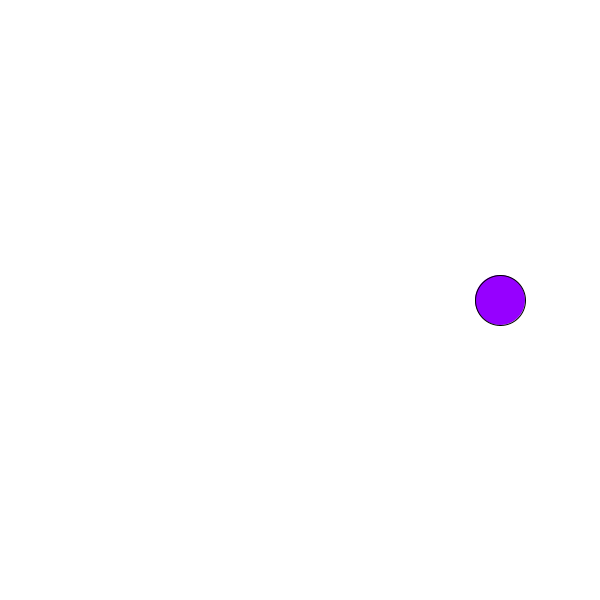
Frame 1 (no input)
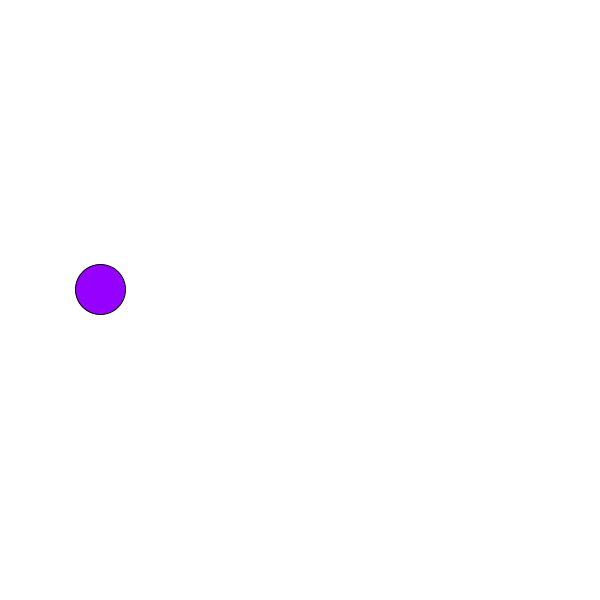
Frame 60 (the mouse pressed at the canvas centre just before this capture)
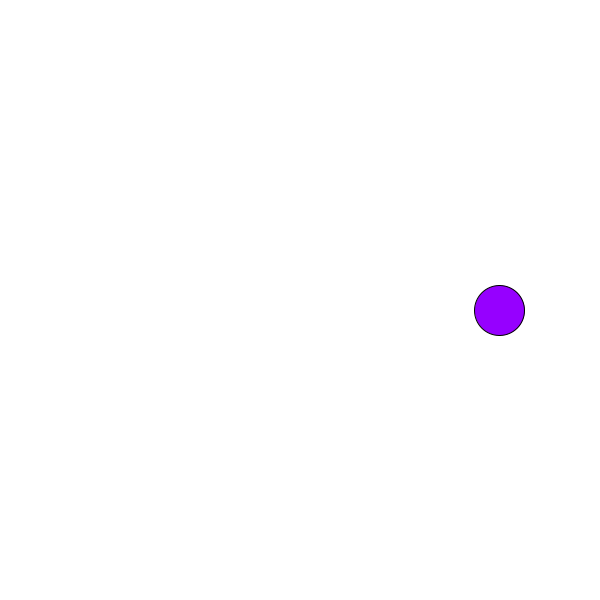
Frame 120 (the mouse held since frame 60 and released just before this capture)

The Processing sketch that drew these frames (run headless with seeded random() and noise(); from frame 60 on, the mouse is pressed at the canvas centre):

// Processing sketch: homework3_inclass
// ── homework3_inclass.pde
float rotationalSpeed = -3;
//naming o for origin of circle
PVector o;

void rotate1(float theta, PVector o){
  float x2 = o.x*cos(theta) - o.y*sin(theta);
  float y2 = o.x*sin(theta) + o.y*cos(theta);
  
  o.x = x2;
  o.y = y2;
}

float convertDegreesToRadians(float d){
  d = d*PI/180;
  return d;
}

void setup(){
  size(600,600);
  o = new PVector(200,0);
}

void draw(){
  translate(height/2,width/2);
  background(255);
  fill(150,0,255);
  circle(o.x, o.y,50);
  //passing convertDegreesToRadians as an argument for rotate1() to save space
  rotate1(convertDegreesToRadians(rotationalSpeed), o);
}
